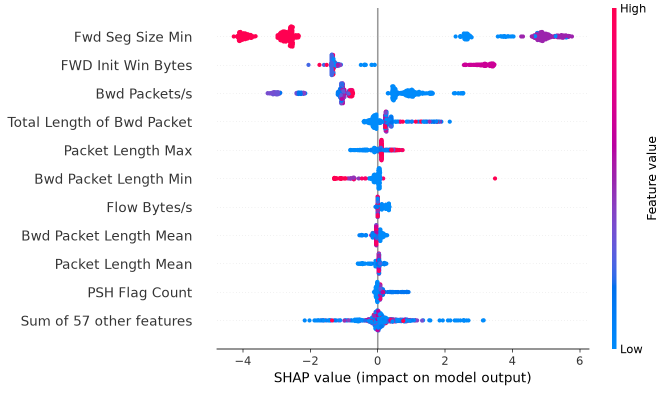
#> input picture report/figures/D1_shap_beeswarm.png, 1333 x 786 px, found by its file name (shown at 1/2 size)
$ python report_figures.py
#> lines starting #> are read from the running program, lines starting #| are printed output that depends on the picture; after the words box and inside, x2 and y2 are one past the last pixel; in counts of white or black regions, pixels touching at a corner belong together
"""Copy the notebook figures the report uses into report/figures/, without their plot titles.

The notebook's figure titles start with the label of the notebook step that made them. In the report the
caption below each figure says what it shows, so the title strip is painted over with the background
colour and the empty rows at the top are trimmed. Everything else in the figure is unchanged.

Run from the repository root (after the hand-in notebook has been run):
    .venv/bin/python report/report_figures.py
"""
from pathlib import Path

import numpy as np
from PIL import Image

ROOT = Path(__file__).resolve().parent.parent
SOURCE = ROOT / "results" / "figures"
TARGET = ROOT / "report" / "figures"

# figure -> the boxes its title covers, each (first row, last row, last column) in pixels;
# None = to the right edge.
TITLES = {
    # the title's last rows sit next to the colour bar's "High" label, so they stop left of it
    "D1_shap_beeswarm.png": [(10, 35, None), (36, 37, 1236)],
    "D3_shap_mistake.png": [(10, 38, None)],
    "E3_robustness.png": [(0, 31, None)],
    "G3_adapt.png": [(18, 46, None)],
}
MARGIN = 8                                       # background rows kept above the first content


def without_title(name, boxes):
#> called with name = 'D1_shap_beeswarm.png'
    picture = np.asarray(Image.open(SOURCE / name).convert("RGB")).copy()
#> picture is the input picture: shape (786, 1333, 3); mean R, G, B 245.9, 245.4, 248.6
    background = picture[-1, -1].copy()
#> background = [255, 255, 255]
    for first, last, right in boxes:
        picture[first:last + 1, :right] = background
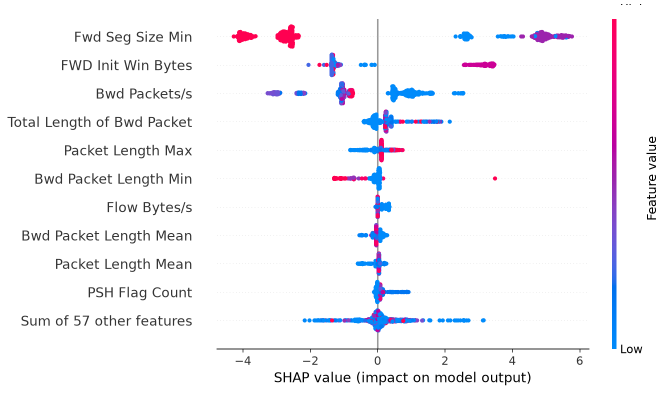
#> picture: shape (786, 1333, 3) (shown at 1/2 size); 0.07% of pixels changed, all inside (x1, y1, x2, y2) = (753, 10, 1291, 38)
    content = (np.abs(picture.astype(int) - background.astype(int)).sum(axis=2) > 40).any(axis=1)
    top = max(0, int(np.argmax(content)) - MARGIN)
#> top = 0
    return Image.fromarray(picture[top:])


def main():
    TARGET.mkdir(exist_ok=True)
    for name, boxes in TITLES.items():
        out = without_title(name, boxes)
        out.save(TARGET / name)
        print(f"report/figures/{name}: {out.size[0]} x {out.size[1]}")
#| report/figures/D1_shap_beeswarm.png: 1333 x 786
#> pass 2 of the loop in main, `for name, boxes in TITLES.items():`:
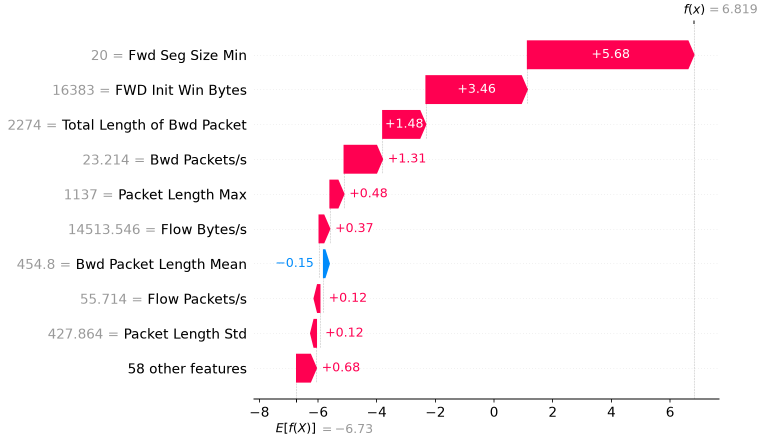
#> input picture report/figures/D3_shap_mistake.png, 1531 x 890 px, found by its file name (shown at 1/2 size)
#> in without_title, picture is the input picture: shape (890, 1531, 3); mean R, G, B 250.9, 242.3, 245.1
#> after the loop in without_title (call 2), `for first, last, right in boxes:`:
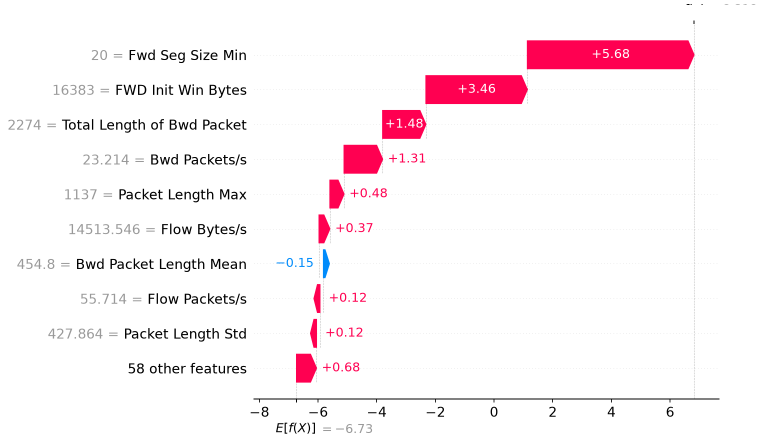
#> picture: shape (890, 1531, 3) (shown at 1/2 size); 0.07% of pixels changed, all inside (x1, y1, x2, y2) = (1369, 10, 1514, 30)
#| report/figures/D3_shap_mistake.png: 1531 x 890
#> pass 3 of the loop in main, `for name, boxes in TITLES.items():`:
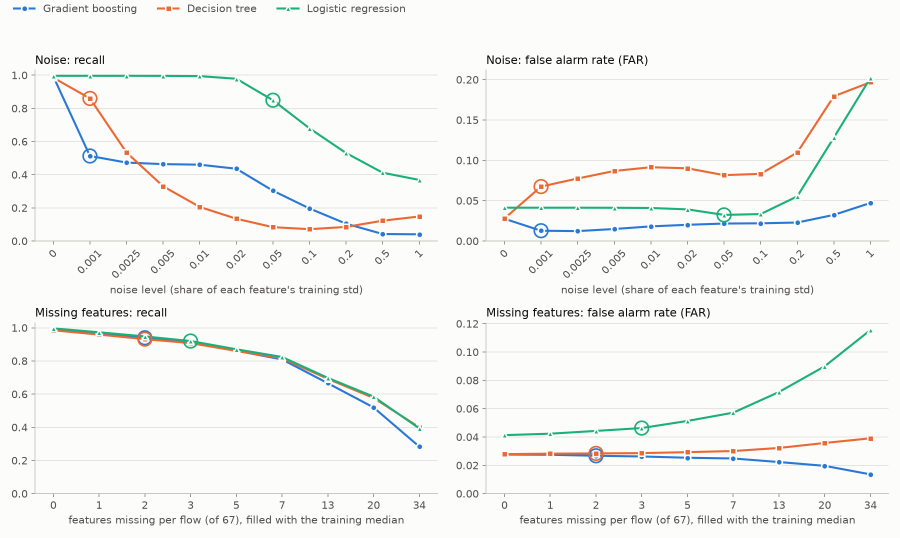
#> input picture report/figures/E3_robustness.png, 1800 x 1075 px, found by its file name (shown at 1/2 size)
#> in without_title, picture is the input picture: shape (1075, 1800, 3); mean R, G, B 245.6, 246.2, 244.9
#> background = [252, 252, 251]
#> after the loop in without_title (call 3), `for first, last, right in boxes:`:
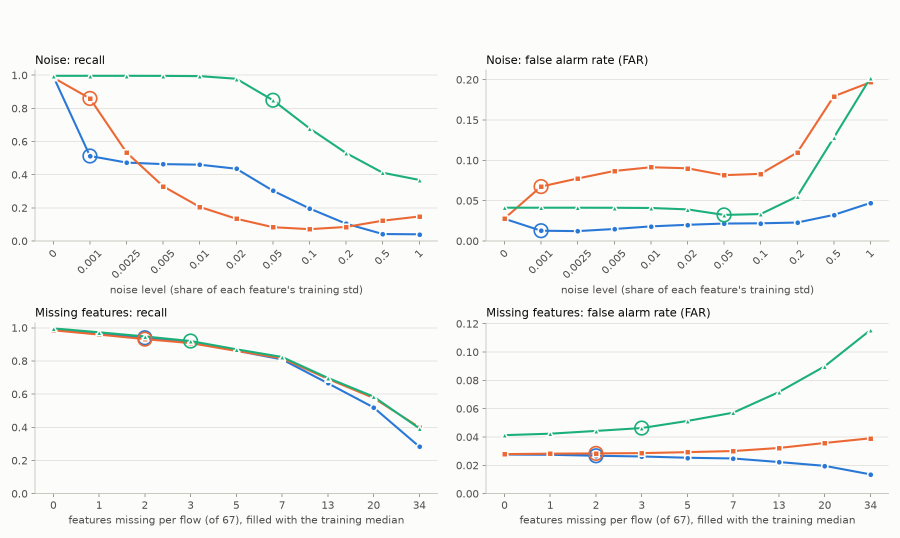
#> picture: shape (1075, 1800, 3) (shown at 1/2 size); 0.23% of pixels changed, all inside (x1, y1, x2, y2) = (25, 8, 810, 29)
#> top = 102
#> in without_title (call 3), `return Image.fromarray(picture[top:])`:
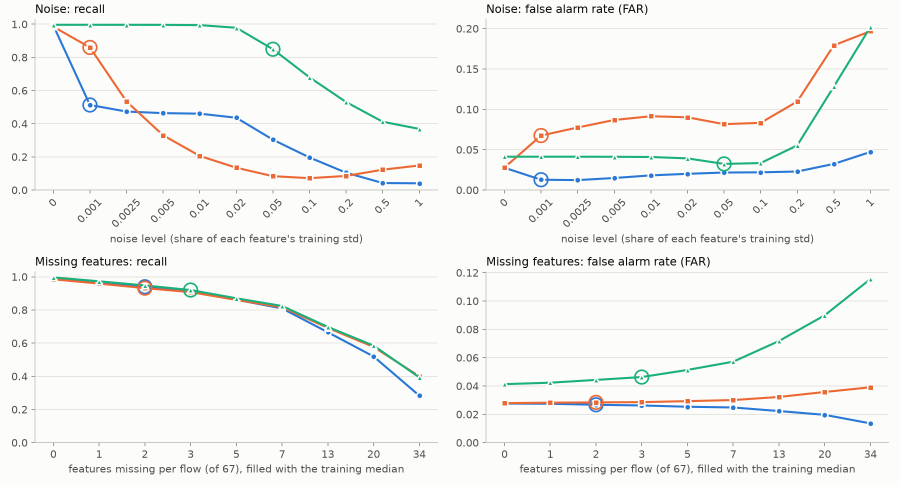
#> returned value: PIL image 1800x973 RGB (shown at 1/2 size); mean R, G, B 245.3, 245.9, 244.6
#| report/figures/E3_robustness.png: 1800 x 973
#> the loop made 4 passes; the first 3 are shown


if __name__ == "__main__":
    main()
